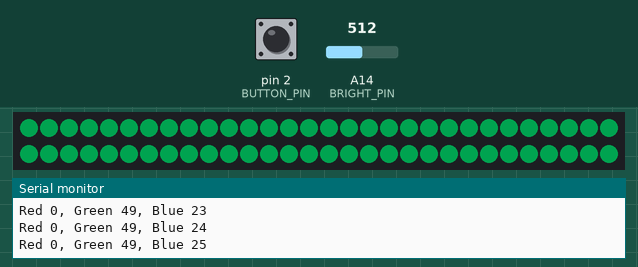
Recording of a sketch running on a simulated Arduino Mega 2560, built with avr-gcc and run on an emulated ATmega2560. Parts: 60 RGB LEDs in strip order, left to right, continuing on the next row, the last lines printed to the serial monitor. The test bench sets the inputs (shaded band); at power-on: A14 (BRIGHT_PIN) = 512, pin 2 (BUTTON_PIN) HIGH. Dim RGB values are drawn brighter than linear; random numbers use the default seed unless the sketch sets one.

Above: at 2.3 s.
2.4 s: A14 (BRIGHT_PIN) set to 122
4.4 s: A14 (BRIGHT_PIN) set to 306
7.0 s: A14 (BRIGHT_PIN) set to 511
At 8.09 s:
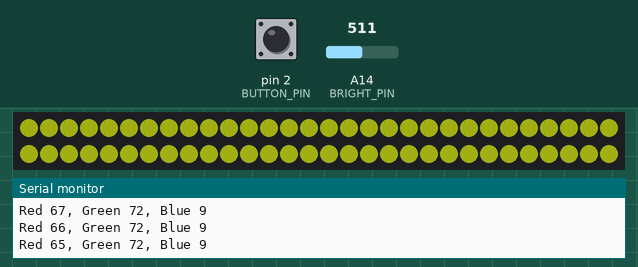
10.2 s: A14 (BRIGHT_PIN) set to 716
At 12.5 s:
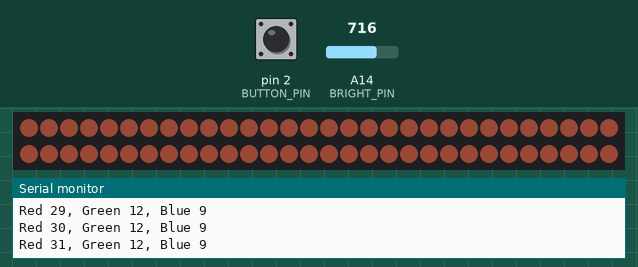
18.4 s: A14 (BRIGHT_PIN) set to 122
At 22.81 s:
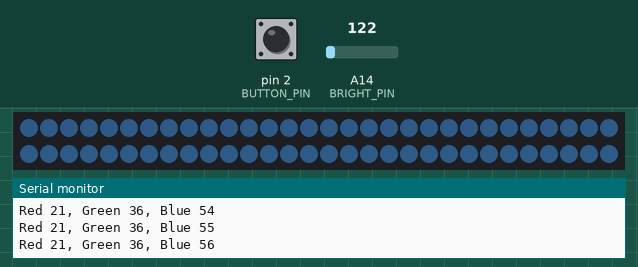

The sketch:

FinalScreenSaver2.ino
```cpp
#include <Adafruit_NeoPixel.h>
#include <stdlib.h>
#include <Time.h>
#ifdef __AVR__
  #include <avr/power.h>
#endif

#define PIN            31

#define BUTTON_PIN   2

#define BRIGHT_PIN            A14

int NUMPIXELS = 60;

int delayval = 0;

int runStrip = 0;

int brightness = 100;

Adafruit_NeoPixel pixels = Adafruit_NeoPixel(NUMPIXELS, PIN, NEO_GRB + NEO_KHZ800);

void setup() {
  Serial.begin(9600);
  pinMode(BUTTON_PIN, INPUT_PULLUP);
  Serial.print("Hello!");
  Serial.print("\n");
  pixels.begin();
  pixels.show();
  pixels.setBrightness(brightness);

}

void loop() {

  //pixels.show();
  bool newState = digitalRead(BUTTON_PIN);
  if (newState == HIGH)
  {
    // Short delay to debounce button.
    delay(100);
    newState = digitalRead(BUTTON_PIN);
    if (newState == HIGH)
    {
      runStrip = 1;
      Serial.print(runStrip);
      Serial.print("\n");
    }

  }
  if(runStrip==1)
    {
      colorFade(25, 100, 0, 0, 0);
      runStrip = 0;
      Serial.print(runStrip);
      Serial.print("\n");
      pixels.show();
    }
  }
  void showStrip() {
 #ifdef ADAFRUIT_NEOPIXEL_H
   // NeoPixel
   pixels.show();
 #endif
}

void setPixel(int Pixel, byte red, byte green, byte blue) {
 #ifdef ADAFRUIT_NEOPIXEL_H
   // NeoPixel
   pixels.setPixelColor(Pixel, pixels.Color(red, green, blue));
 #endif
}

int roundUp(int toRound)
{
     if (toRound % 10 == 0) return toRound;
     return (10 - toRound % 10) + toRound;
}

int roundDown(int toRound)
{
    return toRound - toRound % 10;
}

void bright() {
  //Serial.print("Pin read: \t"); Serial.print(nVal); Serial.print("\n");
  int bhs = analogRead(BRIGHT_PIN);
  bhs = roundUp(bhs);
  bhs = roundDown(bhs);
  bhs = constrain(bhs,20,680);
  bhs = map(bhs,20,680,0,255);
  brightness = bhs;
  pixels.setBrightness(brightness);
  //Serial.print("Pin read: \t"); Serial.print(bhs); Serial.print("\n");
}

void setAll(int red, int green, int blue) {
  char buff[256];
  sprintf(buff, "Red %d, Green %d, Blue %d\n", red, green, blue);
  Serial.print(buff);
  for(int i = 0; i < NUMPIXELS; i++ ) {
    setPixel(i, red, green, blue);
  }
  showStrip();
}
  void colorFade(int waitTime, int maxColor, int r, int g, int b) {
    while(1) {
      int color = random(0,3);
      int colorAmount = random(0,maxColor);
      bright();

      if(color==0) { //Red
        if(r>colorAmount) {
          for(r=r;r>colorAmount;r--) {
            setAll(r,g,b);
            delay(waitTime);
          }
        }
        else {
          for(r=r;r<colorAmount;r++) {
            setAll(r,g,b);
            delay(waitTime);
          }
        }
      }
      if(color==1) { //Green
        if(g>colorAmount) {
          for(g=g;g>colorAmount;g--) {
            setAll(r,g,b);
            delay(waitTime);
          }
        }
        else {
          for(g=g;g<colorAmount;g++) {
            setAll(r,g,b);
            delay(waitTime);
          }
        }
      }
      if(color==2) { //Blue
        if(b>colorAmount) {
          for(b=b;b>colorAmount;b--) {
            setAll(r,g,b);
            delay(waitTime);
          }
        }
        else {
          for(b=b;b<colorAmount;b++) {
            setAll(r,g,b);
            delay(waitTime);
          }
        }
      }

      showStrip();
    }


                    }
```
